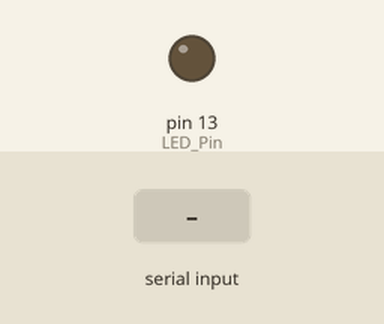
Bench run of a sketch on a simulated Arduino Uno, built with avr-gcc and run on an emulated ATmega328P. Parts: output pins drawn as LEDs (lit = HIGH). Dashed ring = blinking. Inputs (shaded band) come from the test bench. What the sketch prints to the serial monitor is not drawn.

Above: at 1.2 s.
1.3 s: "Y" received over Serial
At 1.4 s:
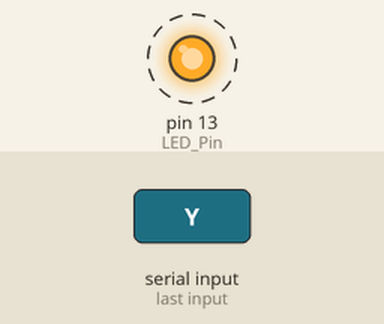
Timing chart, 0 to 4.3 s (numbered marks = the images above; inputs shaded):
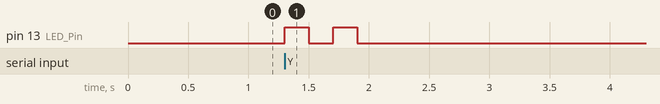

The sketch:

2.ino
```cpp
int LED_Pin = 13;  // 設定 LED 連接的腳位為 13

// 自訂函式，用來控制 LED 閃爍
void LED_blink() {
    digitalWrite(LED_Pin, HIGH);  // 開啟 LED
    delay(200);                   // 延遲 200 毫秒
    digitalWrite(LED_Pin, LOW);   // 關閉 LED
    delay(200);                   // 再延遲 200 毫秒
}

void setup() {
    pinMode(LED_Pin, OUTPUT);  // 設定 LED_Pin 為輸出模式
    Serial.begin(4800);        // 設定序列通訊速度為 4800 bps
}

void loop() {
    while (!Serial.available()) {
        // 等待接收到來自另一台 Arduino 的資料
    }
    if (Serial.read() == 'Y') {  // 如果收到字元 'Y'
        LED_blink();             // 執行兩次 LED 閃爍
        LED_blink();
    }
    Serial.write('Y');  // 回傳字元 'Y' 給另一台 Arduino
    delay(2000);        // 延遲 2 秒後再等待新的資料
}
```

Measured:
- after the input at 1.3 s, pin 13 (LED_Pin): alternates HIGH for 0.20 s and LOW for 0.20 s, 4 changes in all, then stays LOW, starting at once
